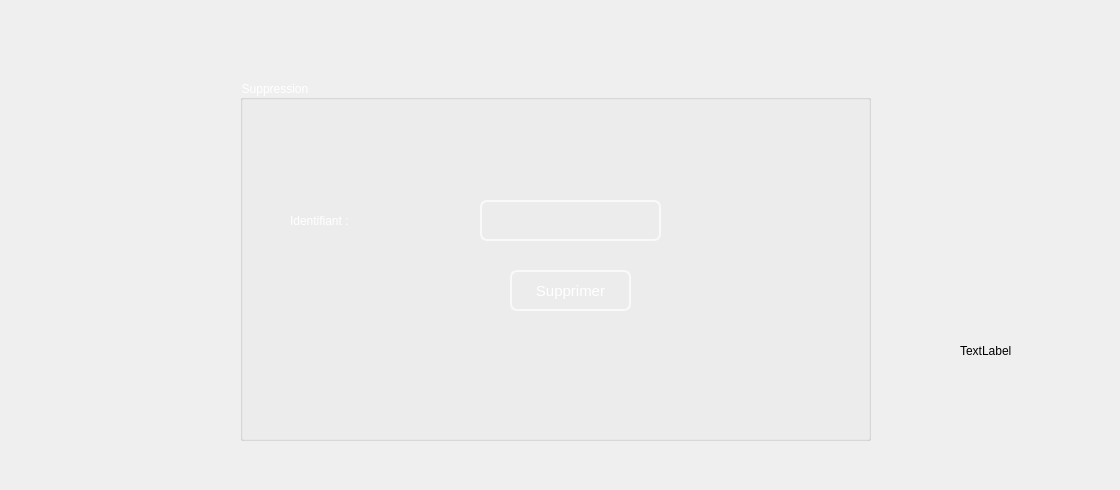
     <widget class="QWidget" name="tab_11">
      <attribute name="title">
       <string>Supprimer enseignant</string>
      </attribute>
      <widget class="QGroupBox" name="suppression_2">
       <property name="geometry">
        <rect>
         <x>240</x>
         <y>80</y>
         <width>631</width>
         <height>361</height>
        </rect>
       </property>
       <property name="styleSheet">
        <string notr="true">
font: 75 16pt &quot;MS Shell Dlg 2&quot;;
color:white
</string>
       </property>
       <property name="title">
        <string>Suppression</string>
       </property>
       <widget class="QLineEdit" name="le_num_supp__enseignant">
        <property name="geometry">
         <rect>
          <x>240</x>
          <y>120</y>
          <width>181</width>
          <height>41</height>
         </rect>
        </property>
        <property name="styleSheet">
         <string notr="true">QLineEdit{
color: white;
background-color:Transparent;;
border-width: 2px;
border-color: #F9F9F9;
border-style: solid;
border-radius: 7;
padding: 3px;
font-size: 15px;

}
QLineEdit:focus
{border:2px solid #FBAD25;
}</string>
        </property>
       </widget>
       <widget class="QPushButton" name="pb_supprimer_enseignant">
        <property name="geometry">
         <rect>
          <x>270</x>
          <y>190</y>
          <width>121</width>
          <height>41</height>
         </rect>
        </property>
        <property name="styleSheet">
         <string notr="true">QPushButton{

color: white;
background-color:Transparent;;
border-width: 2px;
border-color: #F9F9F9;
border-style: solid;
border-radius: 7;
padding: 3px;
font-size: 15px;


}
QPushButton:focus
{border:2px solid #FBAD25;
}</string>
        </property>
        <property name="text">
         <string>Supprimer</string>
        </property>
       </widget>
       <widget class="QLabel" name="label_21">
        <property name="geometry">
         <rect>
          <x>50</x>
          <y>130</y>
          <width>181</width>
          <height>21</height>
         </rect>
        </property>
        <property name="text">
         <string>Identifiant : </string>
        </property>
       </widget>
      </widget>
      <widget class="QLabel" name="mrigl">
       <property name="geometry">
        <rect>
         <x>960</x>
         <y>220</y>
         <width>151</width>
         <height>261</height>
        </rect>
       </property>
       <property name="text">
        <string>TextLabel</string>
       </property>
      </widget>
     </widget>
